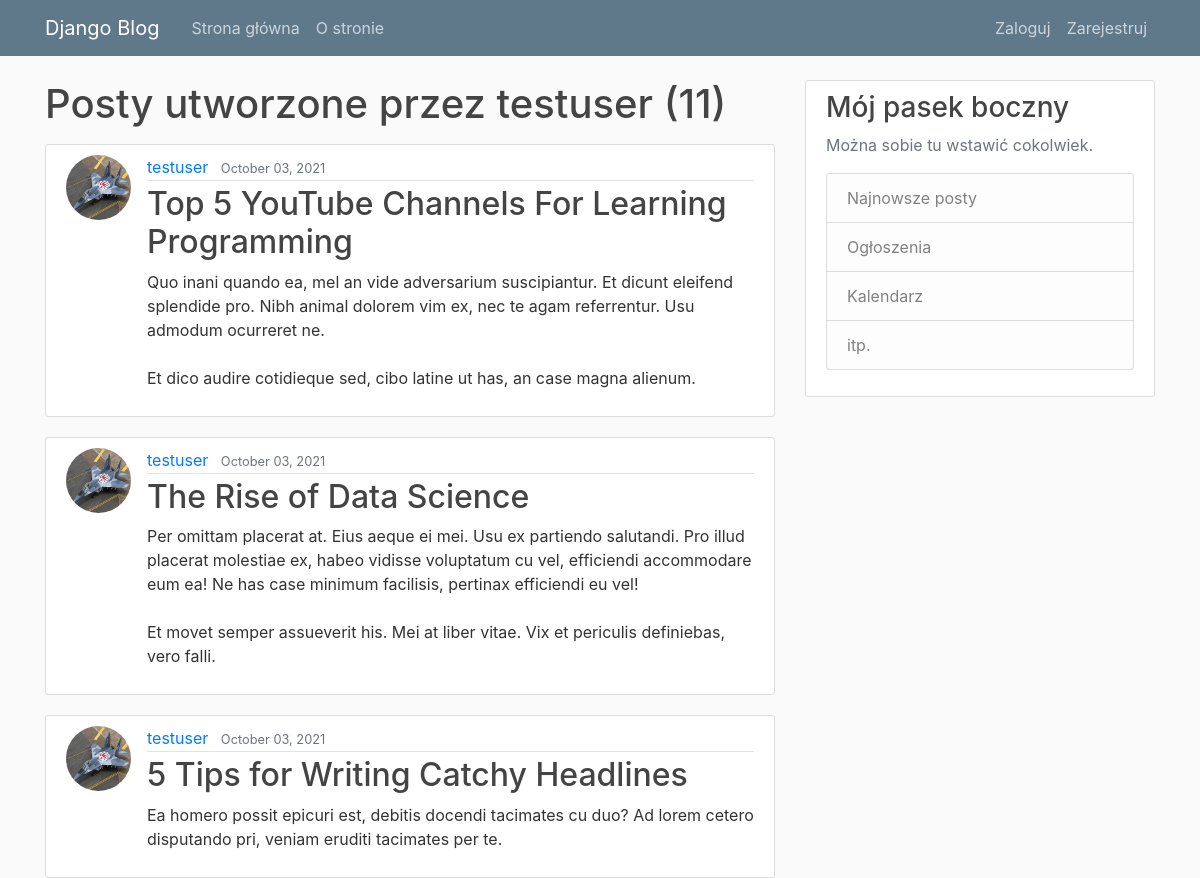
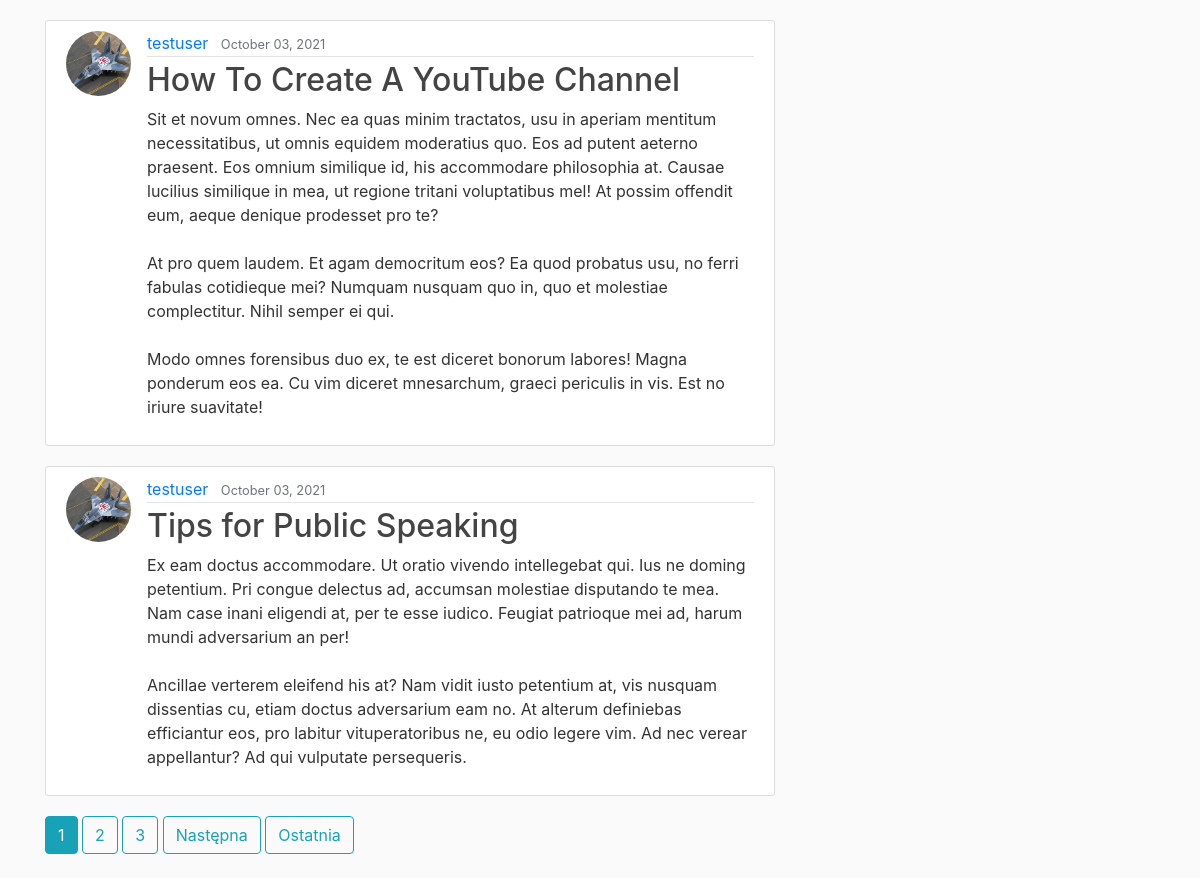
The app's page /user/testuser with its own data (2 pictures, top to bottom).
### blog/models.py (models this page shows, shortened)
class  Post(models.Model):
    title = models.CharField(max_length=100)
    content = models.TextField()
    date_posted = models.DateTimeField(default=timezone.now)
    author = models.ForeignKey(User, on_delete=models.CASCADE)

### users/models.py (models this page shows, shortened)
class Profile(models.Model):
    user = models.OneToOneField(User, on_delete=models.CASCADE)
    image = models.ImageField(default='default.jpg', upload_to='profile_pics')

### blog/views.py (the view)
# urls.py: path('user/<username>', UserPostListView.as_view(), name='user-posts'),
class UserPostListView(ListView):
    model = Post
    template_name = 'blog/user_posts.html' # <app>/<model>_<viewtype>.html
    context_object_name = 'posts'
    paginate_by = 5
    def get_queryset(self):
        user = get_object_or_404(User, username=self.kwargs.get('username'))
        return Post.objects.filter(author=user).order_by('-date_posted')

### blog/templates/blog/user_posts.html (shortened to what this page needs)
{% extends "blog/base.html" %}
{% block content %}
<h1 class="mb-3">Posty utworzone przez {{ view.kwargs.username }} ({{ page_obj.paginator.count }})</h1>
{% for post in posts %}
<article class="media content-section">
  <img class="rounded-circle article-img" src="{{ post.author.profile.image.url }}">
    <div class="media-body">
      <div class="article-metadata">
        <a class="mr-2" href="{% url 'user-posts' post.author.username %}">{{ post.author }}</a>
        <small class="text-muted">{{ post.date_posted|date:"F d, Y" }}</small>
      </div>
      <h2><a class="article-title" href="{% url 'post-detail' post.id %}">{{ post.title }}</a></h2>
      <p class="article-content">{{ post.content }}</p>
    </div>
  </article>
{% endfor %}
{% if is_paginated %}
  {% for num in page_obj.paginator.page_range %}
    {% if page_obj.number == num %}
      <a class="btn btn-info mb-4" href="?page={{ num }}">{{ num }}</a>
    {% elif num > page_obj.number|add:'-3' and num < page_obj.number|add:'3' %}
      <a class="btn btn-outline-info mb-4" href="?page={{ num }}">{{ num }}</a>
    {% endif %}
  {% endfor %}
  {% if page_obj.has_next %}
    <a class="btn btn-outline-info mb-4" href="?page={{ page_obj.next_page_number }}">Następna</a>
    <a class="btn btn-outline-info mb-4" href="?page={{ page_obj.paginator.num_pages }}">Ostatnia</a>
  {% endif %}
{% endif %}
{% endblock content %}

### blog/static/blog/main.css (style rules this page uses)
body { background: #fafafa; color: #333333; margin-top: 5rem; }
h1, h2, h3, h4, h5, h6 { color: #444444; }
.content-section { background: #ffffff; padding: 10px 20px; border: 1px solid #dddddd; border-radius: 3px; margin-bottom: 20px; }
.article-title { color: #444444; }
.article-content { white-space: pre-line; }
.article-img { height: 65px; width: 65px; margin-right: 16px; }
.article-metadata { padding-bottom: 1px; margin-bottom: 4px; border-bottom: 1px solid #e3e3e3 }

### records on screen
Post: author.profile.image (picture), author "testuser", date_posted "October 03, 2021", title "Top 5 YouTube Channels For Learning Programming", content "Quo inani quando ea, mel an vide adversarium suscipiantur. Et dicunt eleifend splendide pro. Nibh animal dolorem vim ex, nec te agam referrentur. Usu admodum ocurreret ne. Et dico audire cotidieque sed, cibo latine ut has, an case magna alienum."
Post: author.profile.image (picture), author "testuser", date_posted "October 03, 2021", title "The Rise of Data Science", content "Per omittam placerat at. Eius aeque ei mei. Usu ex partiendo salutandi. Pro illud placerat molestiae ex, habeo vidisse voluptatum cu vel, efficiendi accommodare eum ea! Ne has case minimum facilisis, pertinax efficiendi eu vel! Et movet semper assueverit his. Mei at liber vitae. Vix et periculis definiebas, vero falli."
Post: author.profile.image (picture), author "testuser", date_posted "October 03, 2021", title "5 Tips for Writing Catchy Headlines", content "Ea homero possit epicuri est, debitis docendi tacimates cu duo? Ad lorem cetero disputando pri, veniam eruditi tacimates per te."
Post: author.profile.image (picture), author "testuser", date_posted "October 03, 2021", title "How To Create A YouTube Channel", content "Sit et novum omnes. Nec ea quas minim tractatos, usu in aperiam mentitum necessitatibus, ut omnis equidem moderatius quo. Eos ad putent aeterno praesent. Eos omnium similique id, his accommodare philosophia at. Causae lucilius similique in mea, ut regione tritani voluptatibus mel! At possim offendit eum, aeque denique prodesset pro te? At pro quem laudem. Et agam democritum eos? Ea quod probatus usu, no ferri fabulas cotidieque mei? Numquam nusquam quo in, quo et molestiae complectitur. Nihil semper ei qui. Modo omnes forensibus duo ex, te est diceret bonorum labores! Magna ponderum eos ea. Cu vim diceret mnesarchum, graeci periculis in vis. Est no iriure suavitate!"
Post: author.profile.image (picture), author "testuser", date_posted "October 03, 2021", title "Tips for Public Speaking", content "Ex eam doctus accommodare. Ut oratio vivendo intellegebat qui. Ius ne doming petentium. Pri congue delectus ad, accumsan molestiae disputando te mea. Nam case inani eligendi at, per te esse iudico. Feugiat patrioque mei ad, harum mundi adversarium an per! Ancillae verterem eleifend his at? Nam vidit iusto petentium at, vis nusquam dissentias cu, etiam doctus adversarium eam no. At alterum definiebas efficiantur eos, pro labitur vituperatoribus ne, eu odio legere vim. Ad nec verear appellantur? Ad qui vulputate persequeris."

### other values on screen
{{ view.kwargs.username }} "testuser"
{{ page_obj.paginator.count }} "11"
{{ num }} "1"
{{ num }} "2" "3"
